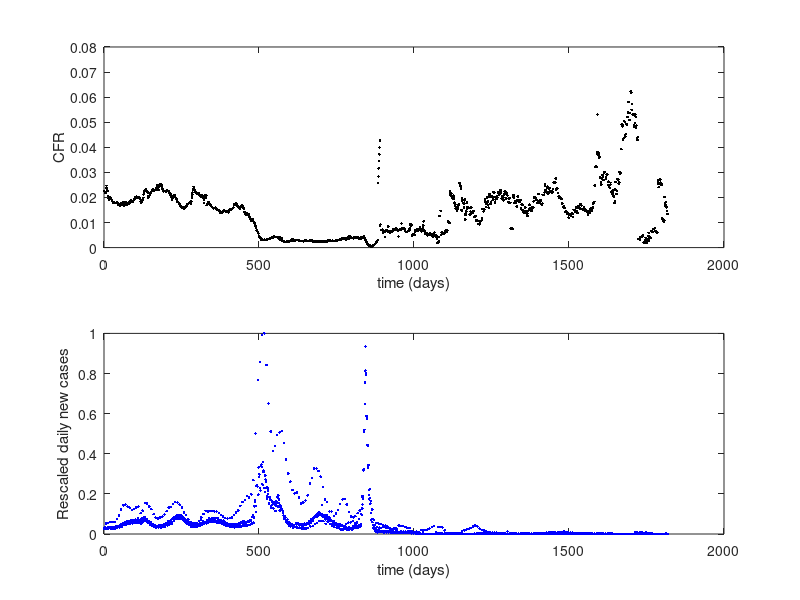
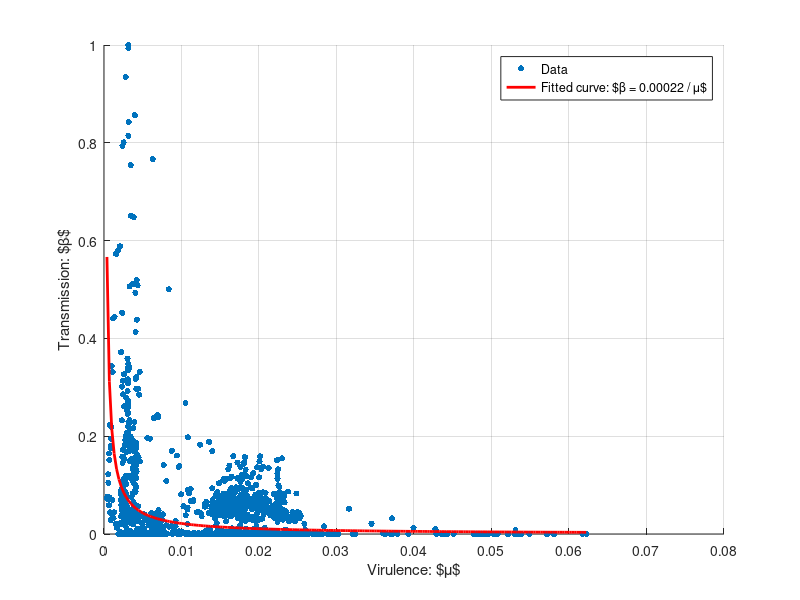

Reproduce these figures in MATLAB, in order. (Note: this script raises an error after producing the figures.)
%Beta=Beta(242:end);
clear all; close all; clc;
load('Covid19s01092020f08242025.mat')
%%
X1=Mu(1:end-1);
X2=Mu(2:end);
Y1=Beta(1:end-1);
Y2=Beta(2:end);
Y1_min = min(Y1);
Y1_max = max(Y1);
Y1s = (Y1 - Y1_min) ./ (Y1_max - Y1_min);

Y2_min = min(Y2);
Y2_max = max(Y2);
Y2s = (Y2 - Y2_min) ./ (Y2_max - Y2_min);
Beta_min=min(Beta);Beta_max=max(Beta);
Betas=(Beta - Beta_min) ./ (Beta_max - Beta_min);
%% Betas=(Beta - min(Beta)) ./ (max(Beta) - min(Beta));
%%
close all
subplot(2,1,1)
plot(Mu,'k.');xlabel('time (days)');ylabel('CFR')
subplot(2,1,2)
plot(Betas,'b.');xlabel('time (days)');ylabel('Rescaled daily new cases')
%sgtitle('Time series data');
hfig = gcf;
fname = 'COVIDtseriesdata1';

%% Fitting Beta=a/mu
modelFun = @(a,mu)  a(1) ./ (mu);

a0 = [1];

% Fit using nonlinear least squares
a_est = nlinfit(X1, Y1s, modelFun, a0);
close all
figure
scatter(X1, Y1s,20, 'filled'); hold on
mu_fit = linspace(min(X1), max(X1), 200)';
plot(mu_fit, modelFun(a_est, mu_fit), 'r-', 'LineWidth', 2)
xlabel('Virulence: $\mu$')
ylabel('Transmission: $\beta$')
legend('Data',sprintf('Fitted curve: $\\beta = %.5f / \\mu$', a_est))
grid on
hfig = gcf;
fname = 'COVIDMuBeta';
%% Mu(n+1)=a1+a2*Mu(n)*(1-Mu(n))+a3*Beta(n)
rng(123);
X = [ X1.*(1-X1), Y1s];
y = X2; %Mu(n+1)

% LASSO with cross-validation
[B,FitInfo] = lasso(X, y, 'CV', 5);%, 'Standardize', true);

idx = FitInfo.IndexMinMSE;
coef = B(:, idx);               
intercept = FitInfo.Intercept(idx);

yhat = X * coef + intercept;
%sci2latex = @(x) sprintf('%.1f\\times10^{%d}', x*10^abs(floor(log10(abs(x)))+1), floor(log10(abs(x)))+1);
% label2 = sprintf('Fitted curve: $\\mu_{n+1} \\approx 0.000015+ 1.023 \\mu_n (1-\\mu_n) - 0.0005 \\beta_n$');
label2 = 'Fitted curve';
close all;
scatter(X1,X2,20,'filled');
xlabel('Virulence: $\mu_n$');
ylabel('Virulence: $\mu_{n+1}$');
hold on;
plot(X1, yhat,'-','LineWidth',2);
legend('Data',label2)

hfig = gcf;
fname = 'COVIDmuNmuNp1';
%%
%% Mu(n+1)=a1+a2*Mu(n)*(1-Mu(n))+a3*Beta(n)
rng(123);
X = [Y1s X1];
y = Y2s; %Mu(n+1)

% LASSO with cross-validation
[B,FitInfo] = lasso(X, y, 'CV', 5);%, 'Standardize', true);

idx = FitInfo.IndexMinMSE;
coef = B(:, idx);               
intercept = FitInfo.Intercept(idx);

yhat = X * coef + intercept;
%sci2latex = @(x) sprintf('%.1f\\times10^{%d}', x*10^abs(floor(log10(abs(x)))+1), floor(log10(abs(x)))+1);
%label2 = sprintf('Fitted curve: $\\beta_{n+1} \\approx 0.0256+ 0.6917 \\beta_n - 0.7228 \\mu_n$');
label2 = 'Fitted curve';
close all;
scatter(Y1s,Y2s,20,'filled');
xlabel('Transmission: $\beta_n$');
ylabel('Transmission: $\beta_{n+1}$');
hold on;
plot(Y1s, yhat,'-','LineWidth',2);
legend('Data',label2)

hfig = gcf;
fname = 'COVIDbetaNbetaNp1';

% close all
% scatter(X1,X2,20,'filled');
% xlabel('$\mu_{n}$');
% ylabel('$\mu_{n+1}$');
% %title("Virulance Relation")
% hfig = gcf;
% fname = 'COVIDmuNmuNp1';
%%
close all;
scatter(Y1s,Y2s,20,'filled');
xlabel('$\beta_{n}$');
ylabel('$\beta_{n+1}$');
%title("Transmission relation ")
hfig = gcf;
fname = 'COVIDbetaNbetaNp1';
%%
close all;
scatter(X1,Y1,20,'filled');
xlabel('$\beta_{n}$');
ylabel('$\beta_{n+1}$');
%title("Transmission relation ")
hfig = gcf;
fname = 'COVIDMuNbetaN';
%%
close all;
scatter3(X1,Y1,Y2,'filled');
xlabel('$\mu_{n}$');
ylabel('$\beta_{n}$');
zlabel('$\beta_{n+1}$')
%title("causal relationship")
hfig = gcf;
fname = 'COVIDcausalRela3dBeta';
%%
close all;
scatter3(X1,Y1,X2,'filled');
xlabel('$\mu_{n}$');
ylabel('$\beta_{n}$');
zlabel('$\beta_{n+1}$')
%title("causal relationship")
hfig = gcf;
fname = 'COVIDcausalRela3dMu';
%%
dim1=correlationDimension(X1,[],1,'NumPoints',100)
dim2=correlationDimension([X1 X2],[],1,'MinRadius',0.0003,'MaxRadius',0.003)
GeoCxnp1Gxn=dim2-dim1
%%
dim1xy=correlationDimension([X1 Y1s],[],1,'NumPoints',100)
dim2xy=correlationDimension([X1 Y1s X2],[],1,'NumPoints',100,'MinRadius',0.001,'MaxRadius',0.01)
GeoCxnynxnp1Gxnyn=dim2xy-dim1xy
GeoCytox=GeoCxnp1Gxn-GeoCxnynxnp1Gxnyn
%%
dim1y=correlationDimension(Y1s,[],1,'NumPoints',100,'MinRadius',0.00002,'MaxRadius',0.001)
dim2y=correlationDimension([Y1s Y2s],[],1,'NumPoints',100,'MinRadius',0.00003,'MaxRadius',0.001)
GeoCynp1Gyn=dim2y-dim1y
%%
dim1yx=correlationDimension([X1 Y1s],[],1,'NumPoints',100)
dim2yx=correlationDimension([X1 Y1s Y2s],[],1,'NumPoints',100,'NumPoints',100,'MinRadius',0.00015,'MaxRadius',0.02)
GeoCxnynynp1Gxnyn=dim2yx-dim1yx
GeoCxtoy=GeoCynp1Gyn-GeoCxnynynp1Gxnyn
%%
scatter(X1,X2)
%%
scatter(Y1,Y2)
%%
close all
scatter(Y1,X2)
%%
scatter3(Y1,X1,X2)
%%
scatter3(Y1,X1,Y2)
%%
A=[ones(size(X1)) X1 X1.^2 Y1];
coef=pinv(A)*X2
%%
